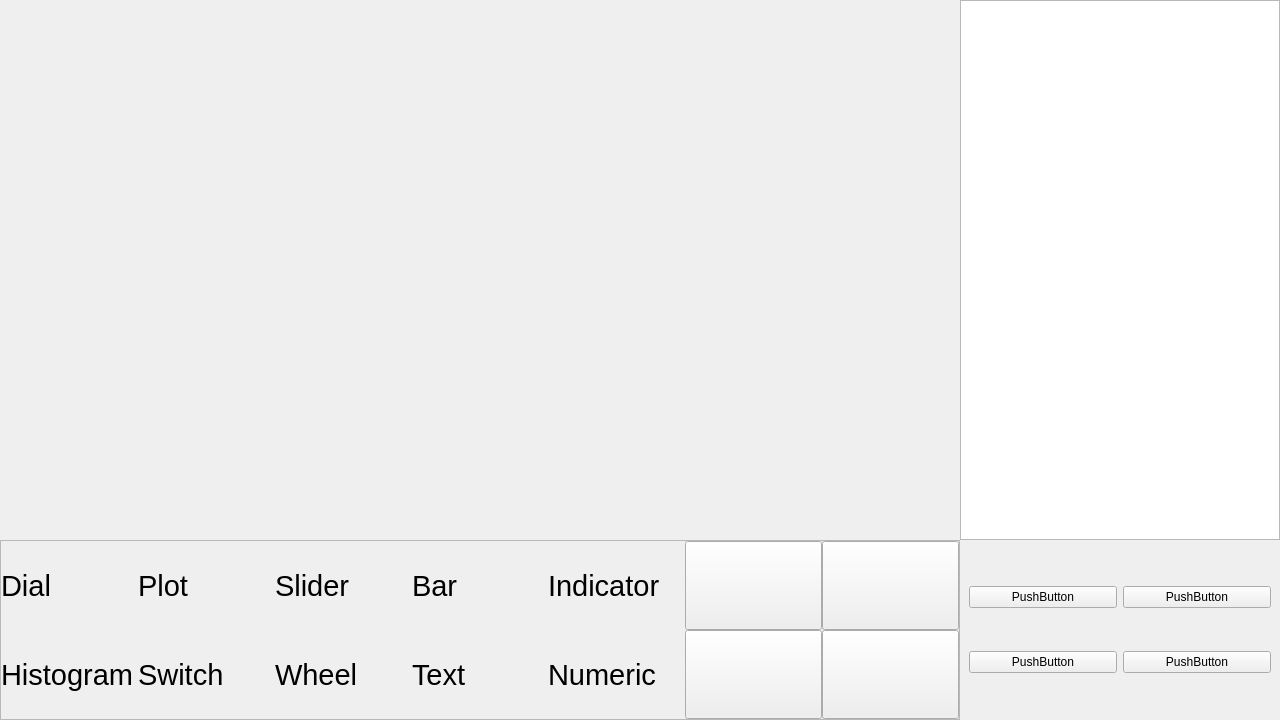
<?xml version="1.0" encoding="UTF-8"?>
<ui version="4.0">
 <class>MainWindow</class>
 <widget class="QWidget" name="MainWindow">
  <property name="geometry">
   <rect>
    <x>0</x>
    <y>0</y>
    <width>1280</width>
    <height>720</height>
   </rect>
  </property>
  <property name="windowTitle">
   <string>Form</string>
  </property>
  <layout class="QVBoxLayout" name="verticalLayout_7">
   <property name="spacing">
    <number>0</number>
   </property>
   <property name="leftMargin">
    <number>0</number>
   </property>
   <property name="topMargin">
    <number>0</number>
   </property>
   <property name="rightMargin">
    <number>0</number>
   </property>
   <property name="bottomMargin">
    <number>0</number>
   </property>
   <item>
    <layout class="QVBoxLayout" name="mainLayout">
     <item>
      <widget class="QStackedWidget" name="MainStackedWidget">
       <property name="currentIndex">
        <number>0</number>
       </property>
       <widget class="QWidget" name="DesignWorkspace">
        <layout class="QHBoxLayout" name="horizontalLayout_2" stretch="3,1">
         <property name="spacing">
          <number>0</number>
         </property>
         <property name="leftMargin">
          <number>0</number>
         </property>
         <property name="topMargin">
          <number>0</number>
         </property>
         <property name="rightMargin">
          <number>0</number>
         </property>
         <property name="bottomMargin">
          <number>0</number>
         </property>
         <item>
          <widget class="QWidget" name="widget" native="true">
           <layout class="QVBoxLayout" name="verticalLayout" stretch="3,1">
            <property name="spacing">
             <number>0</number>
            </property>
            <property name="leftMargin">
             <number>0</number>
            </property>
            <property name="topMargin">
             <number>0</number>
            </property>
            <property name="rightMargin">
             <number>0</number>
            </property>
            <property name="bottomMargin">
             <number>0</number>
            </property>
            <item>
             <widget class="CanvasView" name="canvasView" native="true">
              <property name="sizePolicy">
               <sizepolicy hsizetype="Expanding" vsizetype="Expanding">
                <horstretch>0</horstretch>
                <verstretch>0</verstretch>
               </sizepolicy>
              </property>
             </widget>
            </item>
            <item>
             <widget class="QFrame" name="frame">
              <property name="frameShape">
               <enum>QFrame::StyledPanel</enum>
              </property>
              <property name="frameShadow">
               <enum>QFrame::Raised</enum>
              </property>
              <layout class="QGridLayout" name="gridLayout">
               <property name="leftMargin">
                <number>0</number>
               </property>
               <property name="topMargin">
                <number>0</number>
               </property>
               <property name="rightMargin">
                <number>0</number>
               </property>
               <property name="bottomMargin">
                <number>0</number>
               </property>
               <property name="spacing">
                <number>0</number>
               </property>
               <item row="2" column="0">
                <widget class="IconLabel" name="labelOfHistogram">
                 <property name="sizePolicy">
                  <sizepolicy hsizetype="Expanding" vsizetype="Expanding">
                   <horstretch>0</horstretch>
                   <verstretch>0</verstretch>
                  </sizepolicy>
                 </property>
                 <property name="font">
                  <font>
                   <pointsize>22</pointsize>
                  </font>
                 </property>
                 <property name="text">
                  <string>Histogram</string>
                 </property>
                </widget>
               </item>
               <item row="1" column="4">
                <widget class="IconLabel" name="labelOfIndicator">
                 <property name="sizePolicy">
                  <sizepolicy hsizetype="Expanding" vsizetype="Expanding">
                   <horstretch>0</horstretch>
                   <verstretch>0</verstretch>
                  </sizepolicy>
                 </property>
                 <property name="font">
                  <font>
                   <pointsize>22</pointsize>
                  </font>
                 </property>
                 <property name="text">
                  <string>Indicator</string>
                 </property>
                </widget>
               </item>
               <item row="2" column="1">
                <widget class="IconLabel" name="labelOfSwitch">
                 <property name="sizePolicy">
                  <sizepolicy hsizetype="Expanding" vsizetype="Expanding">
                   <horstretch>0</horstretch>
                   <verstretch>0</verstretch>
                  </sizepolicy>
                 </property>
                 <property name="font">
                  <font>
                   <pointsize>22</pointsize>
                  </font>
                 </property>
                 <property name="text">
                  <string>Switch</string>
                 </property>
                </widget>
               </item>
               <item row="1" column="2">
                <widget class="IconLabel" name="labelOfSlider">
                 <property name="sizePolicy">
                  <sizepolicy hsizetype="Expanding" vsizetype="Expanding">
                   <horstretch>0</horstretch>
                   <verstretch>0</verstretch>
                  </sizepolicy>
                 </property>
                 <property name="font">
                  <font>
                   <pointsize>22</pointsize>
                  </font>
                 </property>
                 <property name="text">
                  <string>Slider</string>
                 </property>
                </widget>
               </item>
               <item row="1" column="3">
                <widget class="IconLabel" name="labelOfThermo">
                 <property name="sizePolicy">
                  <sizepolicy hsizetype="Expanding" vsizetype="Expanding">
                   <horstretch>0</horstretch>
                   <verstretch>0</verstretch>
                  </sizepolicy>
                 </property>
                 <property name="font">
                  <font>
                   <pointsize>22</pointsize>
                  </font>
                 </property>
                 <property name="text">
                  <string>Bar</string>
                 </property>
                </widget>
               </item>
               <item row="1" column="0">
                <widget class="IconLabel" name="labelOfDial">
                 <property name="sizePolicy">
                  <sizepolicy hsizetype="Expanding" vsizetype="Expanding">
                   <horstretch>0</horstretch>
                   <verstretch>0</verstretch>
                  </sizepolicy>
                 </property>
                 <property name="font">
                  <font>
                   <pointsize>22</pointsize>
                  </font>
                 </property>
                 <property name="text">
                  <string>Dial</string>
                 </property>
                </widget>
               </item>
               <item row="2" column="3">
                <widget class="IconLabel" name="labelOfText">
                 <property name="sizePolicy">
                  <sizepolicy hsizetype="Expanding" vsizetype="Expanding">
                   <horstretch>0</horstretch>
                   <verstretch>0</verstretch>
                  </sizepolicy>
                 </property>
                 <property name="font">
                  <font>
                   <pointsize>22</pointsize>
                  </font>
                 </property>
                 <property name="text">
                  <string>Text</string>
                 </property>
                </widget>
               </item>
               <item row="1" column="1">
                <widget class="IconLabel" name="labelOfPlot">
                 <property name="sizePolicy">
                  <sizepolicy hsizetype="Expanding" vsizetype="Expanding">
                   <horstretch>0</horstretch>
                   <verstretch>0</verstretch>
                  </sizepolicy>
                 </property>
                 <property name="font">
                  <font>
                   <pointsize>22</pointsize>
                  </font>
                 </property>
                 <property name="text">
                  <string>Plot</string>
                 </property>
                </widget>
               </item>
               <item row="2" column="7">
                <widget class="QPushButton" name="buttonOfFullscreen">
                 <property name="sizePolicy">
                  <sizepolicy hsizetype="Expanding" vsizetype="Expanding">
                   <horstretch>0</horstretch>
                   <verstretch>0</verstretch>
                  </sizepolicy>
                 </property>
                 <property name="font">
                  <font>
                   <pointsize>22</pointsize>
                  </font>
                 </property>
                 <property name="text">
                  <string/>
                 </property>
                </widget>
               </item>
               <item row="2" column="4">
                <widget class="IconLabel" name="labelOfNumeric">
                 <property name="sizePolicy">
                  <sizepolicy hsizetype="Expanding" vsizetype="Expanding">
                   <horstretch>0</horstretch>
                   <verstretch>0</verstretch>
                  </sizepolicy>
                 </property>
                 <property name="font">
                  <font>
                   <pointsize>22</pointsize>
                  </font>
                 </property>
                 <property name="text">
                  <string>Numeric</string>
                 </property>
                </widget>
               </item>
               <item row="2" column="2">
                <widget class="IconLabel" name="labelOfWheel">
                 <property name="sizePolicy">
                  <sizepolicy hsizetype="Expanding" vsizetype="Expanding">
                   <horstretch>0</horstretch>
                   <verstretch>0</verstretch>
                  </sizepolicy>
                 </property>
                 <property name="font">
                  <font>
                   <pointsize>22</pointsize>
                  </font>
                 </property>
                 <property name="text">
                  <string>Wheel</string>
                 </property>
                </widget>
               </item>
               <item row="2" column="6">
                <widget class="QPushButton" name="pushOfL_D">
                 <property name="sizePolicy">
                  <sizepolicy hsizetype="Expanding" vsizetype="Expanding">
                   <horstretch>0</horstretch>
                   <verstretch>0</verstretch>
                  </sizepolicy>
                 </property>
                 <property name="text">
                  <string/>
                 </property>
                </widget>
               </item>
               <item row="1" column="7">
                <widget class="QPushButton" name="pushOfDatasrc">
                 <property name="sizePolicy">
                  <sizepolicy hsizetype="Expanding" vsizetype="Expanding">
                   <horstretch>0</horstretch>
                   <verstretch>0</verstretch>
                  </sizepolicy>
                 </property>
                 <property name="text">
                  <string/>
                 </property>
                </widget>
               </item>
               <item row="1" column="6">
                <widget class="QPushButton" name="deleteButton">
                 <property name="sizePolicy">
                  <sizepolicy hsizetype="Expanding" vsizetype="Expanding">
                   <horstretch>0</horstretch>
                   <verstretch>0</verstretch>
                  </sizepolicy>
                 </property>
                 <property name="font">
                  <font>
                   <pointsize>22</pointsize>
                  </font>
                 </property>
                 <property name="text">
                  <string/>
                 </property>
                 <property name="iconSize">
                  <size>
                   <width>32</width>
                   <height>32</height>
                  </size>
                 </property>
                </widget>
               </item>
              </layout>
             </widget>
            </item>
           </layout>
          </widget>
         </item>
         <item>
          <widget class="QWidget" name="widget_2" native="true">
           <layout class="QVBoxLayout" name="verticalLayout_2" stretch="3,1">
            <property name="spacing">
             <number>0</number>
            </property>
            <property name="leftMargin">
             <number>0</number>
            </property>
            <property name="topMargin">
             <number>0</number>
            </property>
            <property name="rightMargin">
             <number>0</number>
            </property>
            <property name="bottomMargin">
             <number>0</number>
            </property>
            <item>
             <widget class="QTableWidget" name="propertyTable"/>
            </item>
            <item>
             <widget class="QWidget" name="widget_3" native="true">
              <layout class="QGridLayout" name="gridLayout_2">
               <item row="1" column="1">
                <widget class="QPushButton" name="pushButton_6">
                 <property name="text">
                  <string>PushButton</string>
                 </property>
                </widget>
               </item>
               <item row="0" column="1">
                <widget class="QPushButton" name="pushButton_4">
                 <property name="text">
                  <string>PushButton</string>
                 </property>
                </widget>
               </item>
               <item row="1" column="0">
                <widget class="QPushButton" name="pushButton_5">
                 <property name="text">
                  <string>PushButton</string>
                 </property>
                </widget>
               </item>
               <item row="0" column="0">
                <widget class="QPushButton" name="pushButton_3">
                 <property name="text">
                  <string>PushButton</string>
                 </property>
                </widget>
               </item>
              </layout>
             </widget>
            </item>
           </layout>
          </widget>
         </item>
        </layout>
       </widget>
       <widget class="QWidget" name="DataWorkspace">
        <layout class="QHBoxLayout" name="horizontalLayout_3" stretch="1,3">
         <property name="spacing">
          <number>0</number>
         </property>
         <property name="leftMargin">
          <number>0</number>
         </property>
         <property name="topMargin">
          <number>0</number>
         </property>
         <property name="rightMargin">
          <number>0</number>
         </property>
         <property name="bottomMargin">
          <number>0</number>
         </property>
         <item>
          <widget class="QWidget" name="widget_4" native="true">
           <layout class="QVBoxLayout" name="verticalLayout_3" stretch="1,3">
            <property name="spacing">
             <number>0</number>
            </property>
            <property name="leftMargin">
             <number>0</number>
            </property>
            <property name="topMargin">
             <number>0</number>
            </property>
            <property name="rightMargin">
             <number>0</number>
            </property>
            <property name="bottomMargin">
             <number>0</number>
            </property>
            <item>
             <widget class="QWidget" name="widget_5" native="true">
              <layout class="QGridLayout" name="gridLayout_3">
               <property name="leftMargin">
                <number>0</number>
               </property>
               <property name="topMargin">
                <number>0</number>
               </property>
               <property name="rightMargin">
                <number>0</number>
               </property>
               <property name="bottomMargin">
                <number>0</number>
               </property>
               <property name="spacing">
                <number>0</number>
               </property>
               <item row="0" column="0">
                <widget class="QPushButton" name="pushOfDesign">
                 <property name="sizePolicy">
                  <sizepolicy hsizetype="Expanding" vsizetype="Expanding">
                   <horstretch>0</horstretch>
                   <verstretch>0</verstretch>
                  </sizepolicy>
                 </property>
                 <property name="text">
                  <string>DesignMod</string>
                 </property>
                </widget>
               </item>
               <item row="0" column="3">
                <widget class="QPushButton" name="pushButton_2">
                 <property name="sizePolicy">
                  <sizepolicy hsizetype="Expanding" vsizetype="Expanding">
                   <horstretch>0</horstretch>
                   <verstretch>0</verstretch>
                  </sizepolicy>
                 </property>
                 <property name="text">
                  <string>AddDecive</string>
                 </property>
                </widget>
               </item>
               <item row="1" column="0" colspan="2">
                <widget class="QPushButton" name="pushButton_8">
                 <property name="sizePolicy">
                  <sizepolicy hsizetype="Expanding" vsizetype="Expanding">
                   <horstretch>0</horstretch>
                   <verstretch>0</verstretch>
                  </sizepolicy>
                 </property>
                 <property name="text">
                  <string>Start</string>
                 </property>
                </widget>
               </item>
               <item row="1" column="2">
                <widget class="QPushButton" name="pushButton_9">
                 <property name="sizePolicy">
                  <sizepolicy hsizetype="Expanding" vsizetype="Expanding">
                   <horstretch>0</horstretch>
                   <verstretch>0</verstretch>
                  </sizepolicy>
                 </property>
                 <property name="text">
                  <string>Stop</string>
                 </property>
                </widget>
               </item>
               <item row="1" column="3">
                <widget class="QWidget" name="widget_8" native="true">
                 <property name="sizePolicy">
                  <sizepolicy hsizetype="Expanding" vsizetype="Expanding">
                   <horstretch>0</horstretch>
                   <verstretch>0</verstretch>
                  </sizepolicy>
                 </property>
                </widget>
               </item>
               <item row="0" column="2">
                <widget class="QPushButton" name="pushButton_7">
                 <property name="sizePolicy">
                  <sizepolicy hsizetype="Expanding" vsizetype="Expanding">
                   <horstretch>0</horstretch>
                   <verstretch>0</verstretch>
                  </sizepolicy>
                 </property>
                 <property name="text">
                  <string>DeleteDecive</string>
                 </property>
                </widget>
               </item>
              </layout>
             </widget>
            </item>
            <item>
             <widget class="QTreeView" name="treeView"/>
            </item>
           </layout>
          </widget>
         </item>
         <item>
          <widget class="QWidget" name="widget_6" native="true">
           <layout class="QVBoxLayout" name="verticalLayout_4" stretch="0">
            <property name="spacing">
             <number>0</number>
            </property>
            <property name="leftMargin">
             <number>0</number>
            </property>
            <property name="topMargin">
             <number>0</number>
            </property>
            <property name="rightMargin">
             <number>0</number>
            </property>
            <property name="bottomMargin">
             <number>0</number>
            </property>
            <item>
             <widget class="QWidget" name="widget_7" native="true">
              <layout class="QVBoxLayout" name="verticalLayout_5" stretch="1,3">
               <property name="spacing">
                <number>0</number>
               </property>
               <property name="leftMargin">
                <number>0</number>
               </property>
               <property name="topMargin">
                <number>0</number>
               </property>
               <property name="rightMargin">
                <number>0</number>
               </property>
               <property name="bottomMargin">
                <number>0</number>
               </property>
               <item>
                <widget class="QWidget" name="widget_10" native="true">
                 <layout class="QHBoxLayout" name="horizontalLayout_4">
                  <item>
                   <widget class="QWidget" name="widget_11" native="true">
                    <layout class="QGridLayout" name="gridLayout_4">
                     <item row="0" column="0">
                      <widget class="QPushButton" name="pushButton_10">
                       <property name="text">
                        <string>AddData</string>
                       </property>
                      </widget>
                     </item>
                     <item row="0" column="1">
                      <widget class="QPushButton" name="pushButton_11">
                       <property name="text">
                        <string>DeleteData</string>
                       </property>
                      </widget>
                     </item>
                     <item row="1" column="0">
                      <widget class="QPushButton" name="pushButton_12">
                       <property name="text">
                        <string>DataSetting</string>
                       </property>
                      </widget>
                     </item>
                     <item row="1" column="1">
                      <widget class="QWidget" name="widget_9" native="true"/>
                     </item>
                    </layout>
                   </widget>
                  </item>
                  <item>
                   <widget class="QWidget" name="widget_12" native="true"/>
                  </item>
                 </layout>
                </widget>
               </item>
               <item>
                <widget class="QTableView" name="variableView"/>
               </item>
              </layout>
             </widget>
            </item>
           </layout>
          </widget>
         </item>
        </layout>
       </widget>
      </widget>
     </item>
    </layout>
   </item>
  </layout>
 </widget>
 <customwidgets>
  <customwidget>
   <class>CanvasView</class>
   <extends>QWidget</extends>
   <header>canvasview.h</header>
   <container>1</container>
  </customwidget>
  <customwidget>
   <class>IconLabel</class>
   <extends>QLabel</extends>
   <header>iconlabel.h</header>
  </customwidget>
 </customwidgets>
 <resources/>
 <connections/>
</ui>
